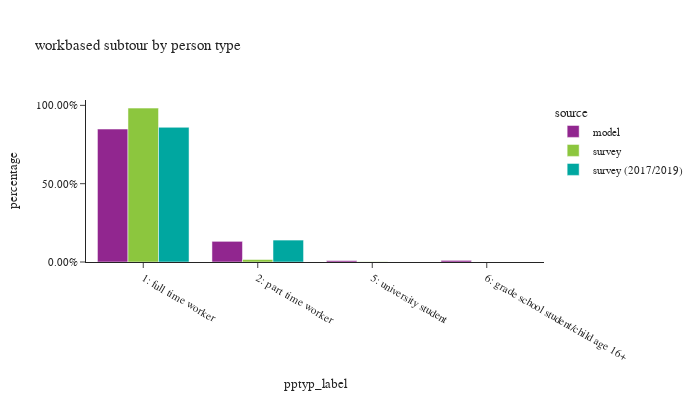

The cell this chart's notebook holds for it:
### Markdown cell above
## workbased subtour by person type

### Code cell
df_plot = wk_base_subtour.groupby(['source','pptyp_label']).agg(
    total=pd.NamedAgg(column="toexpfac", aggfunc="sum"),
    sample_size=pd.NamedAgg(column="toexpfac", aggfunc="size")).reset_index()
df_plot['percentage'] = df_plot.groupby(['source'], group_keys=False)['total']. \
    apply(lambda x: x / float(x.sum()))


fig = px.bar(df_plot.sort_values(by=['source']), x="pptyp_label", y="percentage", color="source",
             barmode="group",hover_data=['total','sample_size'],title="workbased subtour by person type")
fig.update_layout(height=400, width=700, font=dict(size=11),
                  yaxis=dict(tickformat=".2%"))
fig.show()

### Figure 1 — Plotly figure (JSON) as saved in the notebook; plotly's stock layout.template omitted (floating-point values rounded to 4 significant figures)
{"data": [{"alignmentgroup": "True", "customdata": [[124177, 124177], [19301, 19301], [1300, 1300], [1527, 1527]], "hovertemplate": "source=model<br>pptyp_label=%{x}<br>percentage=%{y}<br>total=%{customdata[0]}<br>sample_size=%{customdata[1]}<extra></extra>", "legendgroup": "model", "marker": {"color": "#91268F", "pattern": {"shape": ""}}, "name": "model", "offsetgroup": "model", "orientation": "v", "showlegend": true, "textposition": "auto", "type": "bar", "x": ["1: full time worker", "2: part time worker", "5: university student", "6: grade school student/child age 16+"], "xaxis": "x", "y": [0.8488, 0.1319, 0.008886, 0.01044], "yaxis": "y"}, {"alignmentgroup": "True", "customdata": [[101100.0, 162], [1635.0, 11], [162.4, 5]], "hovertemplate": "source=survey<br>pptyp_label=%{x}<br>percentage=%{y}<br>total=%{customdata[0]}<br>sample_size=%{customdata[1]}<extra></extra>", "legendgroup": "survey", "marker": {"color": "#8CC63E", "pattern": {"shape": ""}}, "name": "survey", "offsetgroup": "survey", "orientation": "v", "showlegend": true, "textposition": "auto", "type": "bar", "x": ["1: full time worker", "2: part time worker", "5: university student"], "xaxis": "x", "y": [0.9825, 0.01589, 0.001578], "yaxis": "y"}, {"alignmentgroup": "True", "customdata": [[203000.0, 740], [33050.0, 52]], "hovertemplate": "source=survey (2017/2019)<br>pptyp_label=%{x}<br>percentage=%{y}<br>total=%{customdata[0]}<br>sample_size=%{customdata[1]}<extra></extra>", "legendgroup": "survey (2017/2019)", "marker": {"color": "#00A7A0", "pattern": {"shape": ""}}, "name": "survey (2017/2019)", "offsetgroup": "survey (2017/2019)", "orientation": "v", "showlegend": true, "textposition": "auto", "type": "bar", "x": ["1: full time worker", "2: part time worker"], "xaxis": "x", "y": [0.86, 0.14], "yaxis": "y"}], "layout": {"barmode": "group", "font": {"size": 11}, "height": 400, "legend": {"title": {"text": "source"}, "tracegroupgap": 0}, "title": {"text": "workbased subtour by person type"}, "width": 700, "xaxis": {"anchor": "y", "domain": [0, 1], "title": {"text": "pptyp_label"}}, "yaxis": {"anchor": "x", "domain": [0, 1], "tickformat": ".2%", "title": {"text": "percentage"}}}}
